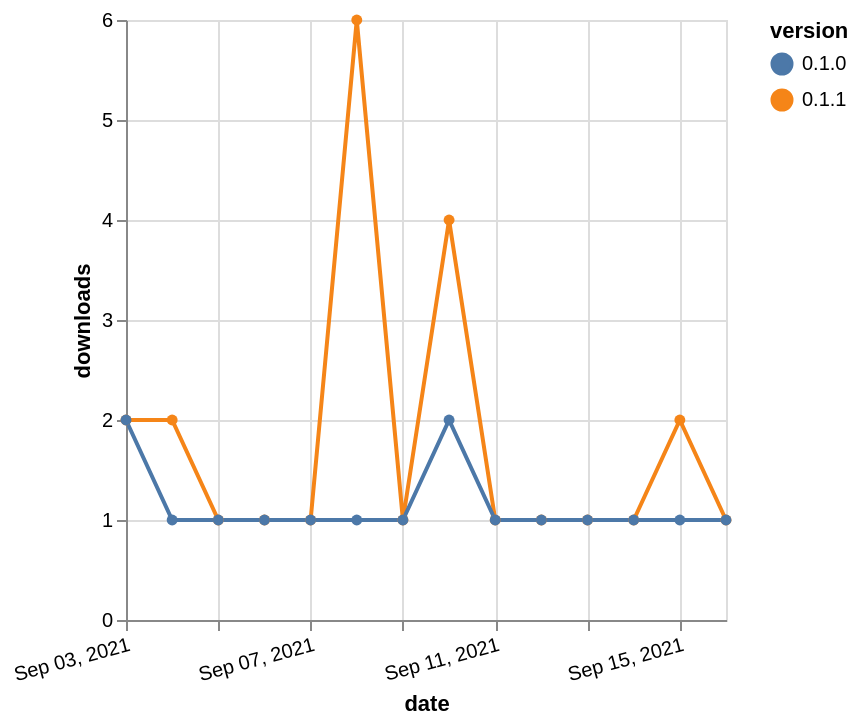

Vega-Lite specification stored for this chart:
### Vega-Lite specification from a JSON file in a GitHub repository (floating-point values rounded to 4 significant figures)
{"$schema": "https://vega.github.io/schema/vega-lite/v5.json", "description": "A simple bar chart with embedded data.", "data": {"values": [{"date": "2021-09-03", "total": 125, "delta": 2, "version": "0.1.1"}, {"date": "2021-09-04", "total": 127, "delta": 2, "version": "0.1.1"}, {"date": "2021-09-05", "total": 128, "delta": 1, "version": "0.1.1"}, {"date": "2021-09-06", "total": 129, "delta": 1, "version": "0.1.1"}, {"date": "2021-09-07", "total": 130, "delta": 1, "version": "0.1.1"}, {"date": "2021-09-08", "total": 136, "delta": 6, "version": "0.1.1"}, {"date": "2021-09-09", "total": 137, "delta": 1, "version": "0.1.1"}, {"date": "2021-09-10", "total": 141, "delta": 4, "version": "0.1.1"}, {"date": "2021-09-11", "total": 142, "delta": 1, "version": "0.1.1"}, {"date": "2021-09-12", "total": 143, "delta": 1, "version": "0.1.1"}, {"date": "2021-09-13", "total": 144, "delta": 1, "version": "0.1.1"}, {"date": "2021-09-14", "total": 145, "delta": 1, "version": "0.1.1"}, {"date": "2021-09-15", "total": 147, "delta": 2, "version": "0.1.1"}, {"date": "2021-09-16", "total": 148, "delta": 1, "version": "0.1.1"}, {"date": "2021-09-03", "total": 212, "delta": 2, "version": "0.1.0"}, {"date": "2021-09-04", "total": 213, "delta": 1, "version": "0.1.0"}, {"date": "2021-09-05", "total": 214, "delta": 1, "version": "0.1.0"}, {"date": "2021-09-06", "total": 215, "delta": 1, "version": "0.1.0"}, {"date": "2021-09-07", "total": 216, "delta": 1, "version": "0.1.0"}, {"date": "2021-09-08", "total": 217, "delta": 1, "version": "0.1.0"}, {"date": "2021-09-09", "total": 218, "delta": 1, "version": "0.1.0"}, {"date": "2021-09-10", "total": 220, "delta": 2, "version": "0.1.0"}, {"date": "2021-09-11", "total": 221, "delta": 1, "version": "0.1.0"}, {"date": "2021-09-12", "total": 222, "delta": 1, "version": "0.1.0"}, {"date": "2021-09-13", "total": 223, "delta": 1, "version": "0.1.0"}, {"date": "2021-09-14", "total": 224, "delta": 1, "version": "0.1.0"}, {"date": "2021-09-15", "total": 225, "delta": 1, "version": "0.1.0"}, {"date": "2021-09-16", "total": 226, "delta": 1, "version": "0.1.0"}]}, "width": "container", "mark": {"type": "line", "point": {"filled": true}}, "encoding": {"x": {"field": "date", "type": "temporal", "timeUnit": "yearmonthdate", "title": "date", "axis": {"labelAngle": -15}}, "y": {"field": "delta", "type": "quantitative", "title": "downloads"}, "color": {"field": "version", "type": "nominal"}, "tooltip": {"field": "delta"}}}
